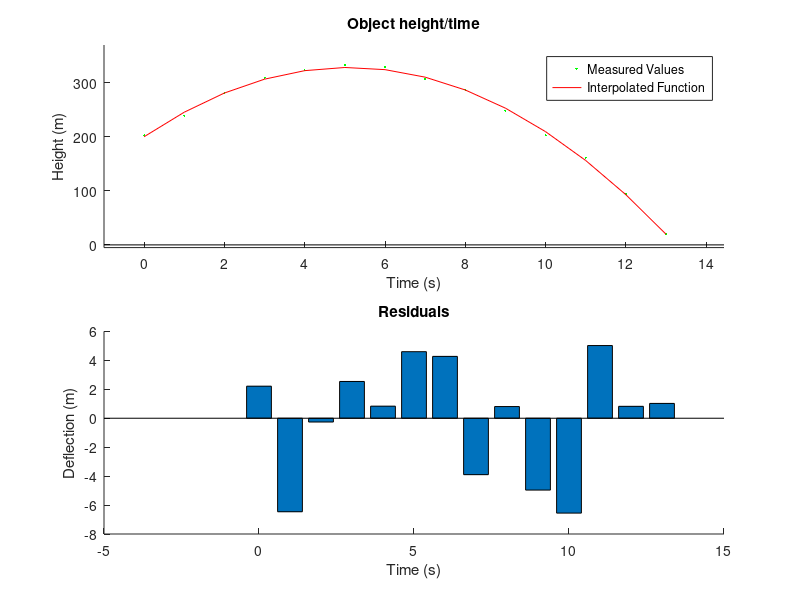

The MATLAB source for this figure: (Note: this script raises an error after producing the figure.)
clear
close all
clc



Yi = [202.36 239.03 280.71 309.12 323.15 332.78 328.45 306.40 287.36 247.97 202.89 161.11 93.68 20.78];
xi = 0:1:13;  % Dependent and independent values are entered

n = 2;% Highest degree in function is 2 since function is quadratic
A = zeros(n+1,n+1); % Sizes of the matrices are entered according to calculations on report
B = zeros(n+1,1);
x = zeros(n+1,1); % This part consists of coefficients of the function

for ii = n+1:-1:1 % Column number
    for jj = n+1:-1:1  % Row number
 % Row number increases for each column number until A and B matrices are
 % filled according to the report
        A(n+2-ii,n+2-jj)=sum(xi.^(ii+jj-2));
    end
    B(n+2-ii) = sum(xi.^(ii-1).*Yi);
end

x = A \ B;
            % Both equations give the same result
%x = inv(A)*B;

fprintf("The interpolated function is: f(x) = ") % Printing interpolated function
for ii=3:-1:2
    fprintf("%f x^%d + ",x(length(x)+1-ii),ii-1)    
end
fprintf("%f\n\n",x(length(x)))    




 % This time we know that this function is a free falling object's movement
 % function so we write coefficients and their units
fprintf("Gravity is %f m/s^2\n\n",x(1)*-2) % Since the formula is (gt^2)/2 I multiplied with 2, 
 % also I multiplied with -1 because gravity is negative in the formula
fprintf("Starting speed of the object is %f m/s\n\n",x(2)) % Positive value indicates that object is thrown up
fprintf("Starting height of the object is %f m\n\n",x(3))
 
fprintf("The mathematical model of movement is: x(t) = ")
for ii=3:-1:2
    fprintf("%f t^%d + ",x(length(x)+1-ii),ii-1) % Height/time formula according to report   
end
fprintf("%f\n\n",x(length(x)))

interpolatedFunction=polyval(x,xi); % That part is required for plotting the calculated function

ax1=subplot(2,2,[1,2]); % I divided the plot into subplots
ax2=subplot(2,2,[3,4]);

subplot(ax1) % Comparison of measured and calculated height/time graphs
hold on
title(ax1,'Object height/time')
xlabel('Time (s)')
ylabel('Height (m)')
stem(xi,Yi,'g.','MarkerSize',5,'LineStyle','none') % Measured values are plotted here
axis([min(xi)-1 max(xi)*10/9 -5 max(Yi)*10/9]) % Limits of the graph for better visualization
plot(xi,interpolatedFunction,'r') % Calculated values are plotted here
legend('Measured Values','Interpolated Function'); % Legend of the graph


hold off
subplot(ax2) % In this graph we compare how close our calculation is to measured values
hold on
title(ax2,'Residuals')
xlabel('Time (s)')
ylabel('Deflection (m)')

bar(ax2,xi,Yi-interpolatedFunction)

deflection = sumabs(Yi-interpolatedFunction)/length(xi); % Shows the amount of deflection
normOfResiduals = norm(Yi-interpolatedFunction); % Compute the norm of the residuals 
                %(a statistic you can use to analyze how well a model fits your data)

fprintf("Average deflection from function is %f\n\n",deflection) % Comparison values are printed here
fprintf("Norm of residuals is %f\n\n\n",normOfResiduals)

hold off
enteredValue= 'Press 1 to plot the measured falling vs function falling ' ; % Lets user observe plotted graphs
% until user enters 1 and pressses enter to see the visualization of falling, velocity/time
% height/time graphs
keepGoing = input(enteredValue);


if keepGoing == 1
    close all   % Closes the existing graphs to open place for the new graphs 
end


hmax = max(interpolatedFunction); % Max height is calculated here. 
if hmax < max(interpolatedFunction) % this value is used in the visualization of graphs later on
    hmax = max(interpolatedFunction);
end
newtonFalling(hmax,xi,Yi,x)

function newtonFalling(h,xi,yi,x)

        t = 0; % Instant time of the falling simulation
        a = 1; % Integer time for measured ball height
        b = 0; % A value used to calculate integer time for measured ball height
        
        height=h; % Maximum height value for limiting the graphs
        startingHeight = x(3); % Gravity and starting values for velocity and height are defined
        startingVelocity = x(2);
        accelerationOfObject = x(1)*2;
        fallTime = max(roots(x)); % 1 negative and 1 positive roots. 
        % Since time cannot be negative % fallTime is the greater one
        
        % In order to visualise the program better I calculated max and min
        % velocity values here
        % x(t) = -4.935419 t^2 + 50.284380 t^1 + 200.144250 derivating over t is;
        % v(t) = -9.870838*t + 50.284380
        velocityLimitSolver = 0:0.01:fallTime;  
        % This part calculates the min and max speeds of the object for 
        % visualising the velocity/time graph
        velocityFunction = accelerationOfObject*velocityLimitSolver + startingVelocity;
        velocityDownLimit = min(velocityFunction)*10/9;
        velocityUpLimit = max(velocityFunction)*10/9;
        
        % 3 subplots are created for velocity/time, height/time graphs and
        % visual simulation of the falling of the objects on a graph
        ax1=subplot(2,2,1);
        ax2=subplot(2,2,2);
        ax3=subplot(2,2,[3,4]);
        while (true)
 
            hold on
            subplot(ax3)
            text(2.2,height*1/4,'Calculated','Color','green','FontSize',12)
            text(6.2,height*1/4,'Measured','Color','red','FontSize',12)
            plot(7,yi(a),'r.','MarkerSize',30) % This part plots the free falling of measured object
            
            % This part plots the free falling of calculated object
            plot(3,(accelerationOfObject*t^2)/2 + startingVelocity*t + startingHeight ,'g.','MarkerSize',30)
            
            title('Ball falling simulation');
            ylabel('Height (m)');
            xlabel('Ground');
            ylim([0 height*10/9]);% In order to visualize the falling upper 
                                  % limit of graph needs to stays still
            xlim([-0 10]);
            hold off
            
            heightOfRed(b+1) = yi(a);
            if (mod(b,10)==0) && a < length(yi) % b's increment ratio is 10 times of the increment
                % of t so as t and b increase 10 times 1 second is passed
                % This part is used to calculate location of measured ball
                a = a+1;
            end
            
            hold on
            subplot(ax1) % Height/time graph for calculated object
            title('Calculated height of the ball');
            ylabel('Height (m)');
            xlabel('Time(s)');
            xlim([-.3 fallTime*10/9]); % Limitting for visualization
            ylim([0 height*10/9]);
            c = 0:.1:t; % a is for making graphs of distance and velocity over 
                        % time. Since t is a constant number
                        % plot function wouldn't work beause of unmatched sizes
                        % so we created a matrice
            plot(c,(accelerationOfObject*c.^2)/2 + startingVelocity*c + startingHeight,'g')
            hold off                    
            
            hold on
            subplot(ax2) % Velocity/time graph for calculated object
            plot(c,startingVelocity+accelerationOfObject*c,'g'); % Derivating time in (g*t^2)/2 to find change 
                                                                 % in velocity -> g*t

            title('Calculated velocity of the ball');
            ylabel('Velocity (m/s)');
            xlabel('Time(s)');
            xlim([-.3 fallTime*10/9]); % Limitting for visualization
            ylim([velocityDownLimit velocityUpLimit]);

            hold off
                                 
                                 
            t = t + 0.1; % t and b increase
            b = b + 1; % t is used for graphs of calculated free falling
            % b is used for plotting measured value's free falling
            
            pause(0.04) % Pause for our human eyes to see the simulation
                        % and adding aspect of reality
            cla(ax3) % Clearing the objects on ax3 so they don't overlap
            if fallTime <= t % When falltime is reached loop breaks
                break
            end
        
        end
    hold on
    subplot(ax3)
    % Fallen objects are printed on the ground because of cla function they
    % need to be printed on the ground after while loop ends
    plot(ax3,3,0,'g.','MarkerSize',30);
    plot(ax3,7,0,'r.','MarkerSize',30)
    title('Ball falling simulation');
    ylabel('Height (m)');
    xlabel('Ground');
    ylim([0 height*10/9]);
    xlim([-0 10]);
    text(2.2,height*1/4,'Calculated','Color','green','FontSize',12)
    text(6.2,height*1/4,'Measured','Color','red','FontSize',12)
    
    hold off
    
    % Falling times for measured and calculated objects are printed here
    fprintf("Calculated object hit the ground after %.2f seconds\n\n",fallTime)
    fprintf("Measured object hit the ground after %.2f-%.2f seconds\n\n ",max(xi),max(xi)+1)
    

end

